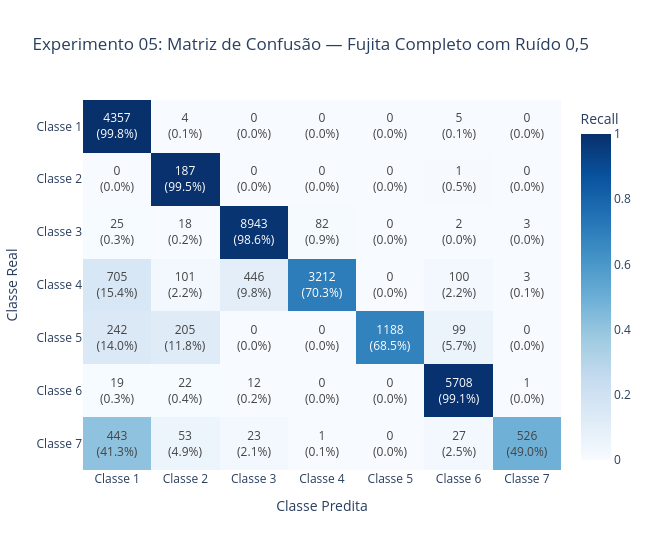

The cell this chart's notebook holds for it:
### Code cell
# 6. Avaliação Cross-Dataset com Ruído (100% Células Válidas do Fujita)
probs_alvo_ruido = modelo.predict(X_alvo_ruido_s, verbose=0)
y_pred_alvo_ruido = np.argmax(probs_alvo_ruido, axis=1)

relatorio_ruido = classification_report(
    y_alvo, y_pred_alvo_ruido,
    target_names=NOMES_CLASSES,
    output_dict=True
)
print("=== RELATÓRIO: FUJITA COMPLETO COM RUÍDO 0,5 (INFERÊNCIA PAN -> FUJITA) ===")
print(classification_report(y_alvo, y_pred_alvo_ruido, target_names=NOMES_CLASSES))

fig_cm_ruido = plotar_matriz_confusao(
    y_alvo, y_pred_alvo_ruido,
    "Experimento 05: Matriz de Confusão — Fujita Completo com Ruído 0,5"
)
fig_cm_ruido.show()

### Figure 1 — Plotly figure (JSON) as saved in the notebook; plotly's stock layout.template omitted (floating-point values rounded to 4 significant figures)
{"data": [{"colorbar": {"title": {"text": "Recall"}}, "colorscale": [[0.0, "rgb(247,251,255)"], [0.125, "rgb(222,235,247)"], [0.25, "rgb(198,219,239)"], [0.375, "rgb(158,202,225)"], [0.5, "rgb(107,174,214)"], [0.625, "rgb(66,146,198)"], [0.75, "rgb(33,113,181)"], [0.875, "rgb(8,81,156)"], [1.0, "rgb(8,48,107)"]], "text": [["4357<br>(99.8%)", "4<br>(0.1%)", "0<br>(0.0%)", "0<br>(0.0%)", "0<br>(0.0%)", "5<br>(0.1%)", "0<br>(0.0%)"], ["0<br>(0.0%)", "187<br>(99.5%)", "0<br>(0.0%)", "0<br>(0.0%)", "0<br>(0.0%)", "1<br>(0.5%)", "0<br>(0.0%)"], ["25<br>(0.3%)", "18<br>(0.2%)", "8943<br>(98.6%)", "82<br>(0.9%)", "0<br>(0.0%)", "2<br>(0.0%)", "3<br>(0.0%)"], ["705<br>(15.4%)", "101<br>(2.2%)", "446<br>(9.8%)", "3212<br>(70.3%)", "0<br>(0.0%)", "100<br>(2.2%)", "3<br>(0.1%)"], ["242<br>(14.0%)", "205<br>(11.8%)", "0<br>(0.0%)", "0<br>(0.0%)", "1188<br>(68.5%)", "99<br>(5.7%)", "0<br>(0.0%)"], ["19<br>(0.3%)", "22<br>(0.4%)", "12<br>(0.2%)", "0<br>(0.0%)", "0<br>(0.0%)", "5708<br>(99.1%)", "1<br>(0.0%)"], ["443<br>(41.3%)", "53<br>(4.9%)", "23<br>(2.1%)", "1<br>(0.1%)", "0<br>(0.0%)", "27<br>(2.5%)", "526<br>(49.0%)"]], "texttemplate": "%{text}", "type": "heatmap", "x": ["Classe 1", "Classe 2", "Classe 3", "Classe 4", "Classe 5", "Classe 6", "Classe 7"], "y": ["Classe 1", "Classe 2", "Classe 3", "Classe 4", "Classe 5", "Classe 6", "Classe 7"], "z": [[0.9979, 0.0009162, 0.0, 0.0, 0.0, 0.001145, 0.0], [0.0, 0.9947, 0.0, 0.0, 0.0, 0.005319, 0.0], [0.002755, 0.001984, 0.9857, 0.009038, 0.0, 0.0002204, 0.0003307], [0.1544, 0.02212, 0.09766, 0.7033, 0.0, 0.0219, 0.0006569], [0.1396, 0.1182, 0.0, 0.0, 0.6851, 0.05709, 0.0], [0.003297, 0.003818, 0.002083, 0.0, 0.0, 0.9906, 0.0001736], [0.4129, 0.04939, 0.02144, 0.000932, 0.0, 0.02516, 0.4902]], "zmax": 1, "zmin": 0}], "layout": {"height": 550, "title": {"text": "Experimento 05: Matriz de Confusão — Fujita Completo com Ruído 0,5"}, "width": 650, "xaxis": {"title": {"text": "Classe Predita"}}, "yaxis": {"autorange": "reversed", "title": {"text": "Classe Real"}}}}
